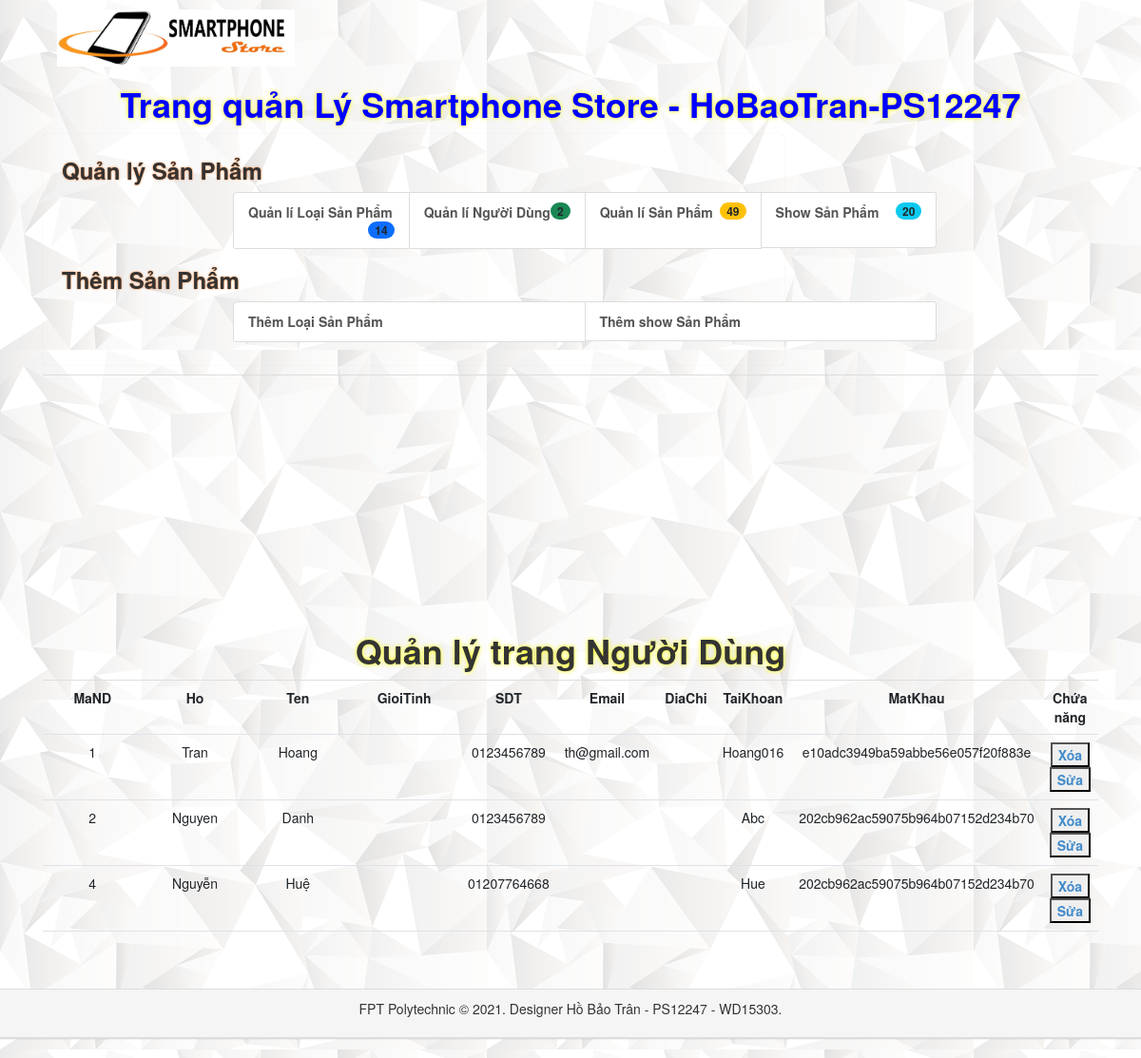
The app's page /admin/index.php?act=nguoidung with its own data.
### tables this page shows
CREATE TABLE `nguoidung` (
  `MaND` int(11) NOT NULL,
  `Ho` varchar(20) NOT NULL,
  `Ten` varchar(20) NOT NULL,
  `GioiTinh` varchar(10) NOT NULL,
  `SDT` varchar(20) NOT NULL,
  `Email` varchar(50) NOT NULL,
  `DiaChi` varchar(200) NOT NULL,
  `TaiKhoan` varchar(100) NOT NULL,
  `MatKhau` varchar(100) NOT NULL,
  `MaQuyen` int(11) NOT NULL,
  `TrangThai` int(11) NOT NULL
);

### admin/nguoidung.php (the view, shortened to what this page needs)
<?php
include("connect.php");
$sql = "select * from nguoidung";
$r = $db->query($sql);
?>
<h1>Quản lý trang Người Dùng</h1>
<table class="table table-collapse">
    <tr>
        <th class="col-md-3">MaND</th>
        <th class="col-md-3">Ho</th>
        <th class="col-md-3">Ten</th>
        <th class="col-md-3">GioiTinh</th>
        <th class="col-md-3">SDT</th>
        <th class="col-md-3">Email</th>
        <th class="col-md-3">DiaChi</th>
        <th class="col-md-3">TaiKhoan</th>
        <th class="col-md-3">MatKhau</th>
        <th class="col-md-3">Chứa năng</th>
    </tr>
    <?php
    while ($row = $r->fetch()) {
    ?>
        <tr>
            <td><?php echo $row[0]; ?></td>
            <td><?php echo $row[1]; ?></td>
            <td><?php echo $row[2]; ?></td>
            <td><?php echo $row[3]; ?></td>
            <td><?php echo $row[4]; ?></td>
            <td><?php echo $row[5]; ?></td>
            <td><?php echo $row[6]; ?></td>
            <td><?php echo $row[7]; ?></td>
            <td><?php echo $row[8]; ?></td>
            <td>
                <button><a href="?act=nguoidung&xoa=<?php echo $row[0]; ?>">Xóa</a></button>
                <button><a href="?act=nguoidung&sua=<?php echo $row[0]; ?>">Sửa</a></button>
            </td>
        </tr>
    <?php
    }
    ?>
</table>

### admin/index.php (shortened to what this page needs)
<!DOCTYPE html>
<html lang="en">
<head>
    <link rel="stylesheet" href="https://stackpath.bootstrapcdn.com/bootstrap/5.0.0-alpha1/css/bootstrap.min.css">
    <link href="css/bootstrap.min.css" rel="stylesheet" />
    <link href="css/poly.css" rel="stylesheet" />
<body>
    <div class="container">
        <header class="panel-heading text-center">
            <div class="logo">
                <a href="../index.php">
                    <img width="400px" height="100px" src="img/logo.jpg" alt="Trang chủ Smartphone Store" title="Trang chủ Smartphone Store">
                </a>
            </div>
            <br><br><br>
            <h1><a style="color: blue;" href="./index.php">Trang quản Lý Smartphone Store - HoBaoTran-PS12247</a></h1>
        </header>
        <Nav class="float-left nav nav-tabs">
            <div class="poly-sheet ">
                <div class="col-sm-12 ">
                    <h3>Quản lý Sản Phẩm</h3>
                    <div class="list-group list-group-horizontal" id="myList" role="tablist">
                        <a class="list-group-item list-group-item-action" data-toggle="list" href="?act=loai" role="tab">Quản lí Loại Sản Phẩm <span class="badge bg-primary text-dark"> 14</span></a>
                        <a class="list-group-item list-group-item-action" data-toggle="list" href="?act=nguoidung" role="tab">Quản lí Người Dùng <span class="badge bg-success text-dark"> 2</span></a>
                        <a class="list-group-item list-group-item-action" data-toggle="list" href="?act=sanpham" role="tab">Quản lí Sản Phẩm <span class="badge bg-warning text-dark"> 49</span></a>
                        <a class="list-group-item list-group-item-action" data-toggle="list" href="?act=show" role="tab">Show Sản Phẩm <span class="badge bg-info text-dark"> 20</span></a>
                    </div>
                    <h3>Thêm Sản Phẩm</h3>
                    <div class="list-group list-group-horizontal" id="myList" role="tablist">
                        <a class="list-group-item list-group-item-action" data-toggle="list" href="?act=themloaisanpham" role="tab">Thêm Loại Sản Phẩm</a>
                        <a class="list-group-item list-group-item-action" data-toggle="list" href="?act=themshow" role="tab">Thêm show Sản Phẩm</a>
                    </div>
                </div>
            </div>
        </Nav>
        <article>
            <?php
            if (isset($_GET["act"])) {
                $act = $_GET["act"];
            } else {
                $act = "";
            }
            switch ($act) {
                case 'nguoidung':
                    include("nguoidung.php");
                    break;
            }
            ?>
        </article>
    </div>
</body>
<br><br>
<?php
include_once "./footer.php";
?>
</html>

### admin/footer.php
<footer class="panel panel-default row">
    <div class="panel-heading text-center">
        <p>FPT Polytechnic &copy; 2021. Designer Hồ Bảo Trân - PS12247 - WD15303.</p>
    </div>
</footer>

### admin/css/poly.css (style rules this page uses)
header { position: relative; }
.poly-sheet { box-shadow: 0 0 1px lightgray; border-radius: 5px; padding: 5px; position: relative; top: -10px; }

### admin/index.php (style rules this page uses)
body { margin: 0; padding: 0; background-image: url("bg-img.jpg"); }
a { text-align: center; left: 180px; font-weight: bold; }
article { padding-top: 250px; text-align: center; }
h1 { font-weight: bold; text-shadow: 0px 0px 5px yellow; }
h3 { font-weight: bold; text-shadow: 0px 0px 2px #FF6600; }
th { text-align: center; }
.logo { width: 250px; height: 60px; float: left; transition-duration: .1s; }
.logo img { width: 100%; height: 100%; vertical-align: middle; animation: example 5s infinite ease-in-out; }

### records on screen
nguoidung: MaND "1", Ho "Tran", Ten "Hoang", SDT "0123456789", Email "th@gmail.com", TaiKhoan "Hoang016", MatKhau "e10adc3949ba59abbe56e057f20f883e"
nguoidung: MaND "2", Ho "Nguyen", Ten "Danh", SDT "0123456789", TaiKhoan "Abc", MatKhau "202cb962ac59075b964b07152d234b70"
nguoidung: MaND "4", Ho "Nguyễn", Ten "Huệ", SDT "01207764668", TaiKhoan "Hue", MatKhau "202cb962ac59075b964b07152d234b70"
